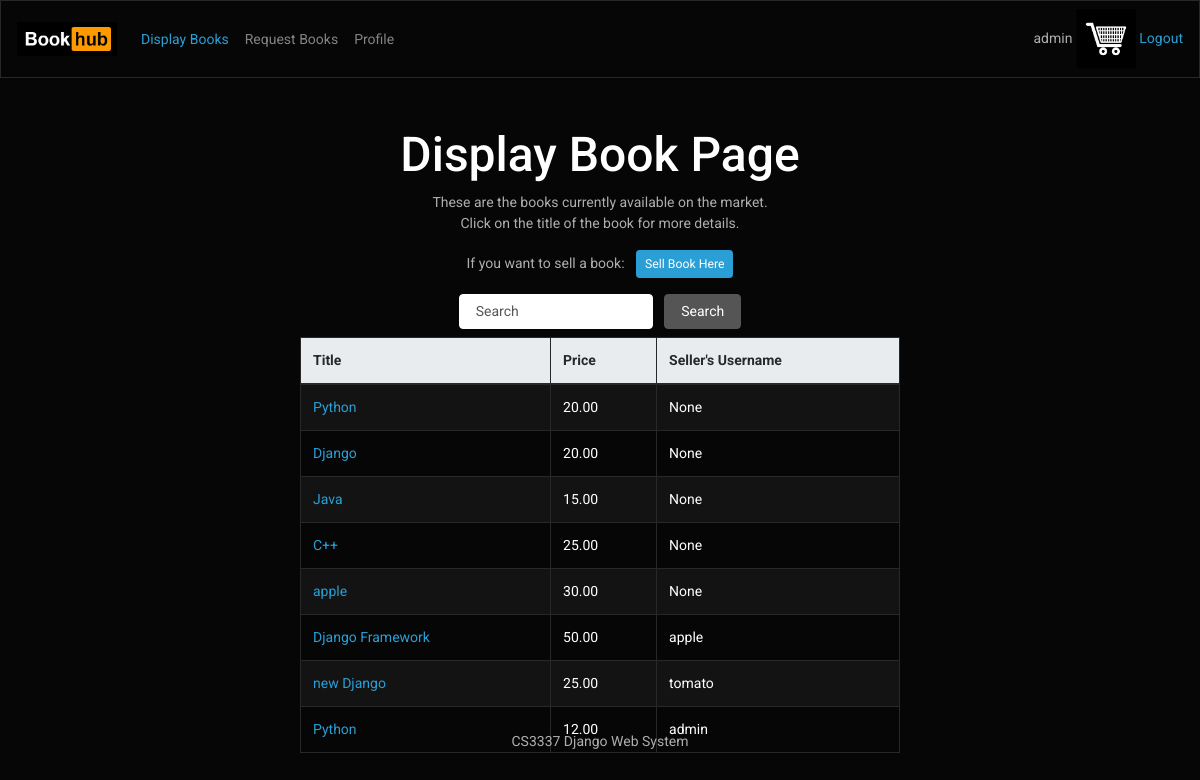
Page /displaybooks (signed in) on the earlier database version.
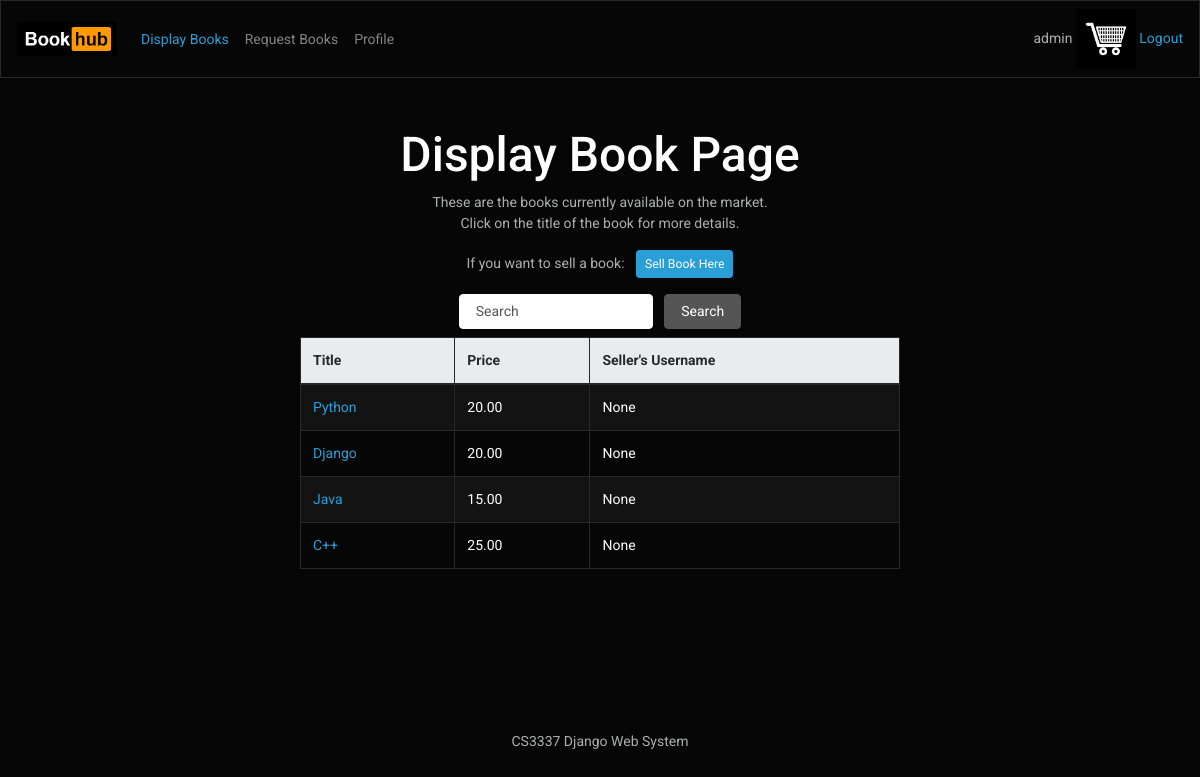
Same page on the later database version.
### bookMng/models.py (models this page shows)
class Book(models.Model):
    name = models.CharField(max_length=200)
    web = models.URLField(max_length=200)
    price = models.DecimalField(decimal_places=2,max_digits=6)
    publishdate = models.DateField(auto_now=True)
    picture = models.FileField(upload_to='bookEx/static/uploads')
    pic_path = models.CharField(max_length=300, editable=False, blank=True)
    username = models.ForeignKey(User, blank=True, null=True, on_delete=models.CASCADE)
    def __str__(self):
        return str(self.id)

### bookMng/views.py (the view)
# urls.py: path('displaybooks', views.displaybooks, name='displaybooks'),
@login_required(login_url=reverse_lazy('login'))
def displaybooks(request):
    form = SearchForm()
    books = book_search(request)
    print(f'WHAT: {books}')
    for b in books:
        b.pic_path = b.picture.url[14:]
    return render(request,
        'bookMng/displaybooks.html',
        {
            'item_list': MainMenu.objects.all(),
            'books': books,
            'form': form,
        })

### bookMng/forms.py
class SearchForm(forms.ModelForm):
    class Meta:
        model = Book
        fields = [
            'name',
        ]

### bookMng/views.py (called while the page is built)
@login_required(login_url=reverse_lazy('login'))
def book_search(request):
    query = request.POST.get('searchbar', '')
    print(f'query: {query}')
    if query:
        querySet = Q(name__icontains=query)
        results = Book.objects.filter(querySet).distinct()
        print(f'book_search: Returning results for {query}')
        return results
    else:
        print("book_search: Return all Books")
        return Book.objects.all()

### bookEx/templates/bookMng/displaybooks.html (shortened to what this page needs)
{% extends "base.html" %}
{% load static %}
{% block logo %}
<a class="navbar-brand" href="/">
<img src= "{% static 'logoHorz.png' %}" class="" style="width: 100px">
</a>
{% endblock logo%}
{% block navbar_item %}
    <li class="nav-item active">
        <a class="nav-link text-primary" href="/displaybooks">Display Books</a>
    </li>
    <li class="nav-item">
        <a class="nav-link" href="/requestbook">Request Books</a>
    </li>
    <li class="nav-item">
        <a class="nav-link" href="/mybooks">Profile</a>
    </li>
{% endblock navbar_item %}
{% block main_content %}
<div class="text-center">
    <h2> Display Book Page </h2>
    <p> These are the books currently available on the market. <br>Click on the title of the book for more details.</p>
</div>
<div class="text-center">
    <p> If you want to sell a book:
    <a href="/postbook" class="btn btn-primary btn-sm ml-2">Sell Book Here</a>
    </p>
</div>
<div class="row justify-content-center mb-2">
    <form action="" enctype="multipart/form-data" method="post" class="form-inline my-2 my-lg-0 mx-auto" novalidate>
        <center>
        <input class="form-control mr-sm-2" type="text" name="searchbar" placeholder="Search">
        <button class="btn btn-secondary my-2 my-sm-0" type="submit" value="{{query|escape}}">Search</button>
        </center>
    </form>
</div>
<table class="table table-striped table-bordered mx-auto" align="center" border="2">
    <thead class="thead-light">
        <tr>
            <th class="font-weight-bold">Title</th>
            <th class="font-weight-bold">Price</th>
            <th class="font-weight-bold">Seller's Username</th>
        </tr>
    </thead>
    {% for book in books %}
        <tr>
            <td>
                <a href="book_detail/{{ book.id }}">
                    {{ book.name }}
                </a>
            </td>
            <td>
                {{ book.price }}
            </td>
            <td>
                {{ book.username }}
            </td>
        </tr>
    {% endfor %}
</table>
{% endblock main_content %}

### bookEx/templates/base.html (shortened to what this page needs)
{% load static %}
<!DOCTYPE html>
<html lang="en">
<head>
    <link href="{% static 'bootstrap.css' %}" rel="stylesheet" type="text/css">
</head>
<body>
<nav class="navbar navbar-expand-lg navbar-dark bg-dark">
    {% block logo %}{% endblock logo %}
    <div class="collapse navbar-collapse" id="navbarColor02">
    <ul class="navbar-nav mr-auto text-light">
        {% block navbar_item %}{% endblock navbar_item %}
    </ul>
    <div class="ml-5">
        <span style="float: right;">
            {% if user.is_authenticated %}
                {{ user.username }}
                <a href="{% url 'shoppingcart' %}">
                    <img src= "{% static 'cart_logo.png' %}" class="" style="width: 60px">
                </a>
                <a href="{% url 'logout' %}?next=/"> Logout </a>
            {% else %}
                NOT Logged in.
                <a href="{% url 'login' %}?next=/"> Login </a>
            {% endif %}
        </span>
    </div>
  </div>
</nav>
<div class="mt-5">
    {% block main_content %}
    {% endblock main_content %}
</div>
<footer class="text-center fixed-bottom mb-5" id="footer"> CS3337 Django Web System </footer>
</body>
</html>

Differences in the rows shown:
removed Book: name "apple", price "30.00", username "None"
removed Book: name "Django Framework", price "50.00", username "apple"
removed Book: name "new Django", price "25.00", username "tomato"
removed Book: name "Python", price "12.00", username "admin"
